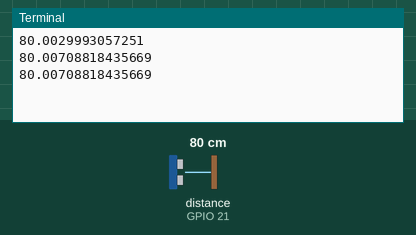
Bench run of a program on a simulated Raspberry Pi (BCM pin numbers). On the bench: the last lines printed to the terminal. The test bench sets the inputs (shaded band); at power-on: distance to the obstacle (sensor on GPIO 21) 80 cm. The echo pulse lasts 58.3 µs per cm; the clock reads 2024-03-15 10:24:30 at power-on unless the program sets it.

Above: at 1.2 s.
1.3 s: distance to the obstacle (sensor on GPIO 21) set to 2 cm
At 1.43 s:
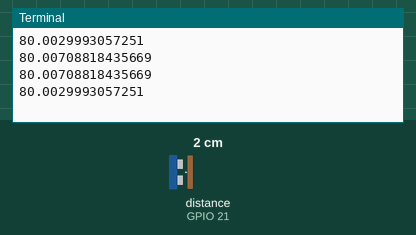
2.8 s: distance to the obstacle (sensor on GPIO 21) set to 4 cm
At 2.94 s:
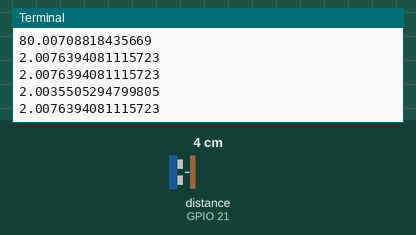
Timing chart, 0 to 5.8 s (numbered marks = the images above; inputs shaded):
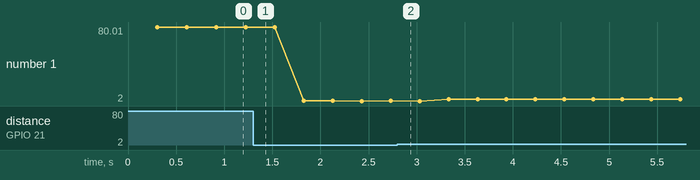

The program:

l20_hc_sr04.py
```python
import RPi.GPIO as GPIO
import time
triggerPIN = 20
echoPIN = 21
GPIO.setmode(GPIO.BCM)
GPIO.setup(triggerPIN , GPIO.OUT)
GPIO.setup(echoPIN , GPIO.IN)

try :
    while True:
        GPIO.output(triggerPIN,0)
        time.sleep(2E-6)
        GPIO.output(triggerPIN , 1 )
        time.sleep(10E-6)
        GPIO.output(triggerPIN,0)

        while GPIO.input(echoPIN) == 0:
            pass

        echoSTART = time.time()

        while GPIO.input(echoPIN) == 1:
            pass

        echoEND = time.time()

        totaltime= echoEND - echoSTART
        distance_cm =totaltime  * 34300 / 2

        time.sleep(0.3)
        print(distance_cm)


except KeyboardInterrupt:
    print("GPIO is free")
    GPIO.cleanup()
```

Measured:
- plotted number 1: 80 → 2.01 after the input at 1.3 s, 2.01 → 4 after the input at 2.8 s
